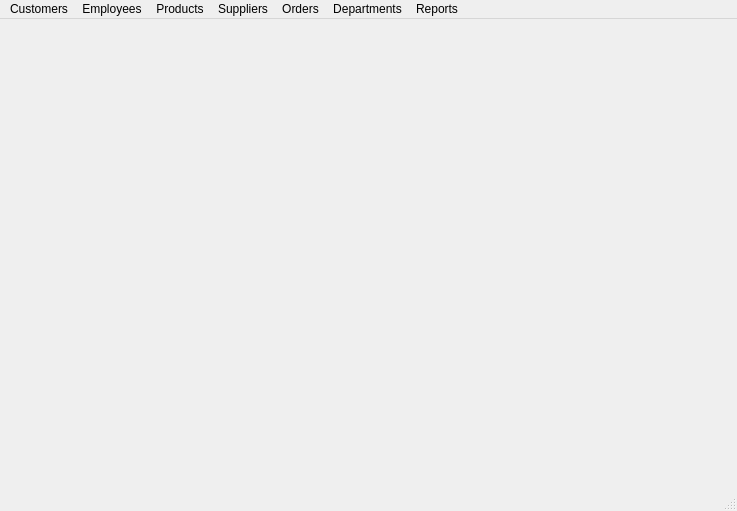
<?xml version="1.0" encoding="UTF-8"?>
<ui version="4.0">
 <class>mainWindow</class>
 <widget class="QMainWindow" name="mainWindow">
  <property name="geometry">
   <rect>
    <x>0</x>
    <y>0</y>
    <width>737</width>
    <height>511</height>
   </rect>
  </property>
  <property name="windowTitle">
   <string>MainWindow</string>
  </property>
  <widget class="QWidget" name="centralwidget">
   <widget class="QLabel" name="background">
    <property name="geometry">
     <rect>
      <x>-4</x>
      <y>-8</y>
      <width>831</width>
      <height>601</height>
     </rect>
    </property>
    <property name="focusPolicy">
     <enum>Qt::NoFocus</enum>
    </property>
    <property name="text">
     <string/>
    </property>
    <property name="pixmap">
     <pixmap>assets/background.png</pixmap>
    </property>
   </widget>
  </widget>
  <widget class="QStatusBar" name="statusbar"/>
  <widget class="QMenuBar" name="menubar">
   <property name="geometry">
    <rect>
     <x>0</x>
     <y>0</y>
     <width>737</width>
     <height>21</height>
    </rect>
   </property>
   <widget class="QMenu" name="menuCustomers">
    <property name="title">
     <string>Customers</string>
    </property>
    <addaction name="actionCreate_Customer"/>
    <addaction name="actionView_Customers"/>
   </widget>
   <widget class="QMenu" name="menuEmployees">
    <property name="title">
     <string>Employees</string>
    </property>
    <addaction name="actionCreate_Employee"/>
    <addaction name="actionView_Employee"/>
   </widget>
   <widget class="QMenu" name="menuProducts">
    <property name="title">
     <string>Products</string>
    </property>
    <addaction name="actionView_Products"/>
    <addaction name="actionView_Products_2"/>
   </widget>
   <widget class="QMenu" name="menuOrders">
    <property name="title">
     <string>Orders</string>
    </property>
    <addaction name="actionCreate_Orders"/>
    <addaction name="actionView_Orders"/>
   </widget>
   <widget class="QMenu" name="menuSuppliers">
    <property name="title">
     <string>Suppliers</string>
    </property>
    <addaction name="actionCreate_Supplier"/>
    <addaction name="actionView_Supplier"/>
   </widget>
   <widget class="QMenu" name="menuDepartments">
    <property name="title">
     <string>Departments</string>
    </property>
    <addaction name="actionCreate_Department"/>
    <addaction name="actionView_Department"/>
   </widget>
   <widget class="QMenu" name="menuReports">
    <property name="title">
     <string>Reports</string>
    </property>
    <widget class="QMenu" name="menuCreate_report">
     <property name="title">
      <string>Create report</string>
     </property>
     <addaction name="actionRevenue_per_Customer"/>
     <addaction name="actionRevenue_per_Product"/>
     <addaction name="actionRevenue_per_Supplier"/>
    </widget>
    <addaction name="menuCreate_report"/>
    <addaction name="actionView_reports"/>
    <addaction name="actionPrint_report"/>
   </widget>
   <addaction name="menuCustomers"/>
   <addaction name="menuEmployees"/>
   <addaction name="menuProducts"/>
   <addaction name="menuSuppliers"/>
   <addaction name="menuOrders"/>
   <addaction name="menuDepartments"/>
   <addaction name="menuReports"/>
  </widget>
  <action name="actionCreate_Customer">
   <property name="text">
    <string>Create Customer</string>
   </property>
  </action>
  <action name="actionView_Customers">
   <property name="text">
    <string>View Customers</string>
   </property>
  </action>
  <action name="actionCreate_Employee">
   <property name="text">
    <string>Create Employee</string>
   </property>
  </action>
  <action name="actionView_Employee">
   <property name="text">
    <string>View Employee</string>
   </property>
  </action>
  <action name="actionView_Products">
   <property name="text">
    <string>Create Products</string>
   </property>
  </action>
  <action name="actionView_Products_2">
   <property name="text">
    <string>View Products</string>
   </property>
  </action>
  <action name="actionCreate_Orders">
   <property name="text">
    <string>Create Orders</string>
   </property>
  </action>
  <action name="actionView_Orders">
   <property name="text">
    <string>View Orders</string>
   </property>
  </action>
  <action name="actionCreate_Supplier">
   <property name="text">
    <string>Create Supplier</string>
   </property>
  </action>
  <action name="actionView_Supplier">
   <property name="text">
    <string>View Supplier</string>
   </property>
  </action>
  <action name="actionCreate_Department">
   <property name="text">
    <string>Create Department</string>
   </property>
  </action>
  <action name="actionView_Department">
   <property name="text">
    <string>View Department</string>
   </property>
  </action>
  <action name="actionView_reports">
   <property name="text">
    <string>View reports</string>
   </property>
  </action>
  <action name="actionPrint_report">
   <property name="text">
    <string>Print report</string>
   </property>
  </action>
  <action name="actionRevenue_per_Customer">
   <property name="text">
    <string>Revenue per Customer</string>
   </property>
  </action>
  <action name="actionRevenue_per_Product">
   <property name="text">
    <string>Revenue per Product</string>
   </property>
  </action>
  <action name="actionRevenue_per_Supplier">
   <property name="text">
    <string>Revenue per Supplier</string>
   </property>
  </action>
 </widget>
 <resources/>
 <connections/>
</ui>
